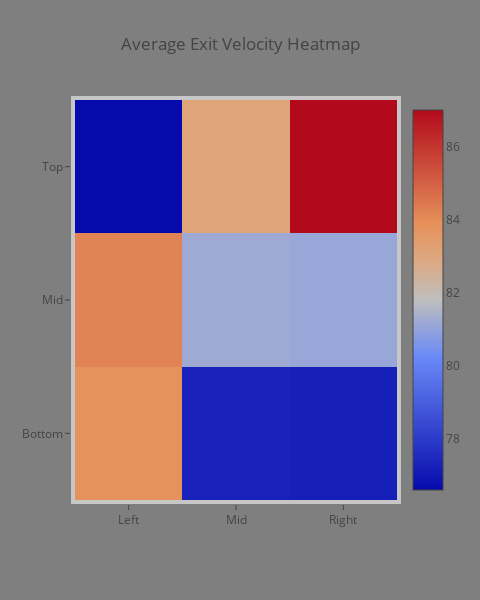
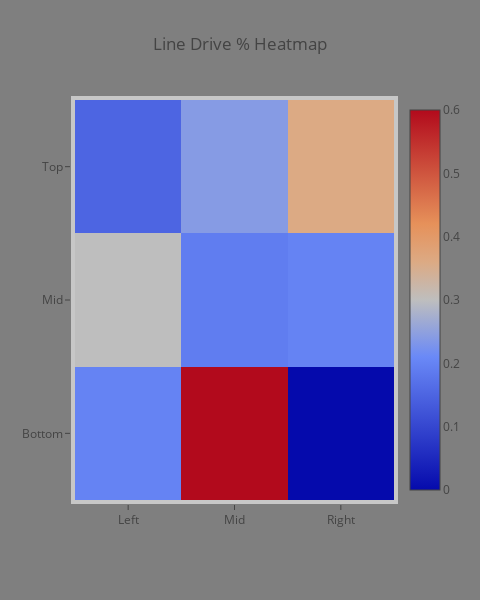

Notebook source saved alongside these figures, in order:
### Code cell
hstats  = HitterSummary(hx2, 'Aiden Ferry', 44,55, 60, 90)
hstats

### Figure 1 — Plotly figure (JSON) as saved in the notebook; plotly's stock layout.template omitted (floating-point values rounded to 4 significant figures)
{"data": [{"type": "heatmap", "uid": "2fc25cb2-eb92-462e-8473-464d98261e29", "x": ["Left", "Mid", "Right"], "y": ["Bottom", "Mid", "Top"], "z": [[83.8, 77.3, 77.2], [84.2, 81.2, 81.1], [76.6, 83.1, 87]]}], "layout": {"autosize": false, "height": 600, "margin": {"b": 100, "l": 75, "pad": 4, "r": 50, "t": 100}, "paper_bgcolor": "#7f7f7f", "plot_bgcolor": "#c7c7c7", "title": {"text": "Average Exit Velocity Heatmap"}, "width": 480}}

### Figure 2 — Plotly figure (JSON) as saved in the notebook; plotly's stock layout.template omitted (floating-point values rounded to 4 significant figures)
{"data": [{"type": "heatmap", "uid": "b790c84f-1d33-4927-aa15-631f80c69418", "x": ["Left", "Mid", "Right"], "y": ["Bottom", "Mid", "Top"], "z": [[0.2, 0.6, 0], [0.3, 0.19, 0.2], [0.15, 0.24, 0.36]]}], "layout": {"autosize": false, "height": 600, "margin": {"b": 100, "l": 75, "pad": 4, "r": 50, "t": 100}, "paper_bgcolor": "#7f7f7f", "plot_bgcolor": "#c7c7c7", "title": {"text": "Line Drive % Heatmap"}, "width": 480}}
